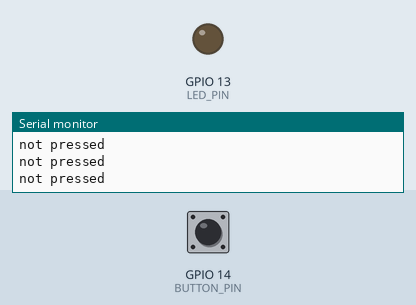
Bench run of a program on a simulated ESP32. Shown: output pins drawn as LEDs (lit = HIGH), the last lines printed to the serial monitor. Inputs (shaded band) come from the test bench; at power-on: GPIO 14 (BUTTON_PIN) HIGH.

Above: at 1.2 s.
1.3 s: GPIO 14 (BUTTON_PIN) pulled LOW for 0.15 s
At 1.37 s:
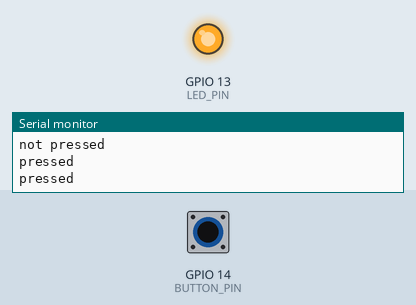
2.9 s: GPIO 14 (BUTTON_PIN) pulled LOW for 3.2 s
At 7.0 s:
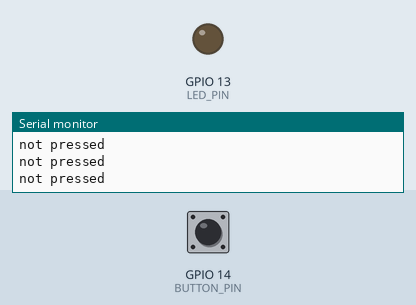
Timing chart, 0 to 8.5 s (numbered marks = the images above; inputs shaded):
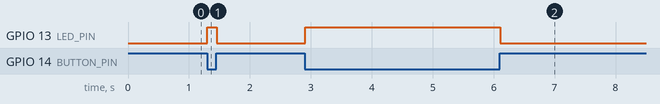

The program:

main.cpp
```cpp
#include <Arduino.h>

// 03 - The button and the LED.
// Wiring: keep the LED from 02 where it is.
// The button sits across the groove. Use the two legs on the left of the groove.
// A wire from pin 14 to the row of one of them, and a wire from the row of the
// other one to the GND line.
//
// loop, at the bottom, runs one of two jobs.
// To try the other job: put // in front of holdToLight(); and take the //
// off threeBlinks();. Then save and upload.

const int LED_PIN = 13;
const int BUTTON_PIN = 14;

bool wasPressed = false;   // was the button down last time round?

// The LED is on only while you hold the button down.
void holdToLight() {
  bool pressed = digitalRead(BUTTON_PIN) == LOW;   // pressed reads LOW

  if (pressed) {
    digitalWrite(LED_PIN, HIGH);
  } else {
    digitalWrite(LED_PIN, LOW);
  }

  Serial.println(pressed ? "pressed" : "not pressed");
}

// One step further: one press makes the LED blink three times.
void threeBlinks() {
  bool pressed = digitalRead(BUTTON_PIN) == LOW;

  if (pressed && !wasPressed) {          // only the moment the button goes down
    Serial.println("pressed: three blinks");
    for (int i = 0; i < 3; i = i + 1) {  // do this three times
      digitalWrite(LED_PIN, HIGH);
      delay(200);
      digitalWrite(LED_PIN, LOW);
      delay(200);
    }
  }

  wasPressed = pressed;
}

void setup() {
  pinMode(LED_PIN, OUTPUT);
  pinMode(BUTTON_PIN, INPUT_PULLUP);   // turns on the board's own resistor for the button
  Serial.begin(115200);
}

void loop() {
  holdToLight();
  // threeBlinks();
  delay(50);
}
```

Measured:
- after the input at 1.3 s, GPIO 13 (LED_PIN): LOW → HIGH at once, → LOW 0.15 s later
- after the input at 2.9 s, GPIO 13 (LED_PIN): LOW → HIGH at once, → LOW 3.2 s later
